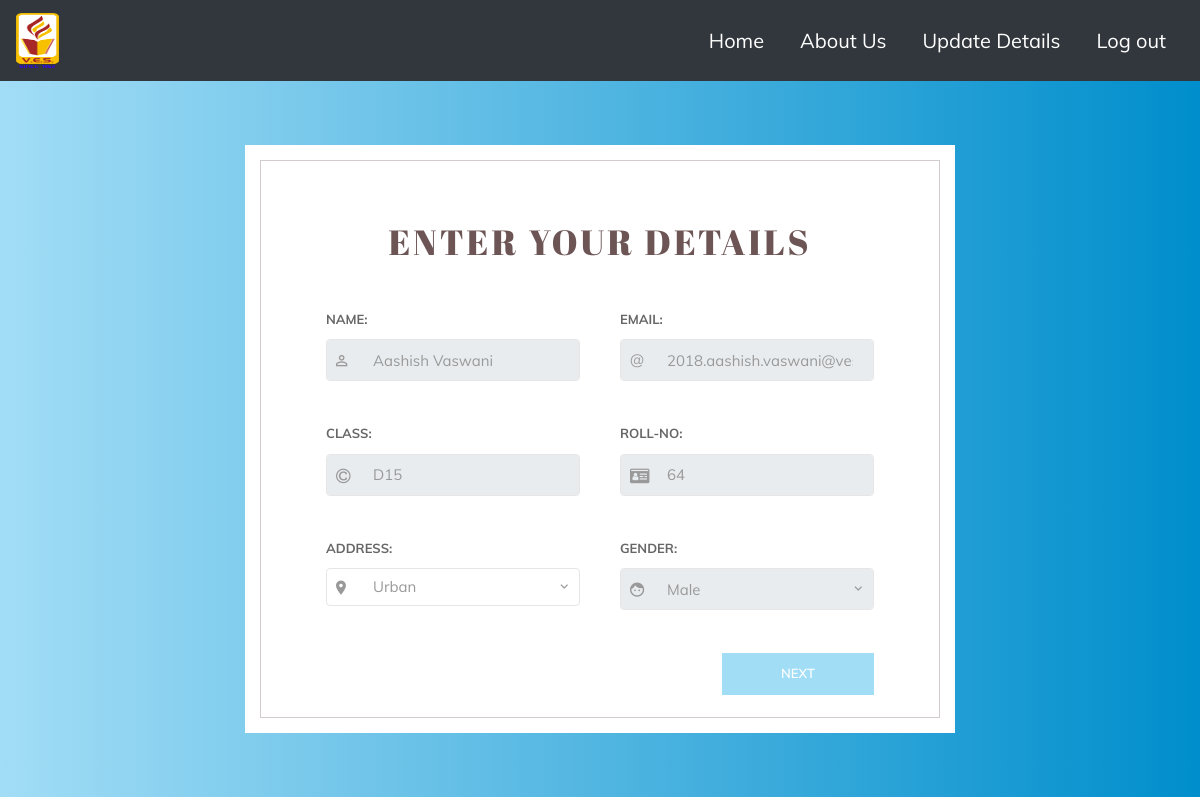
The page /personal.php (signed in) on the database as committed earlier.
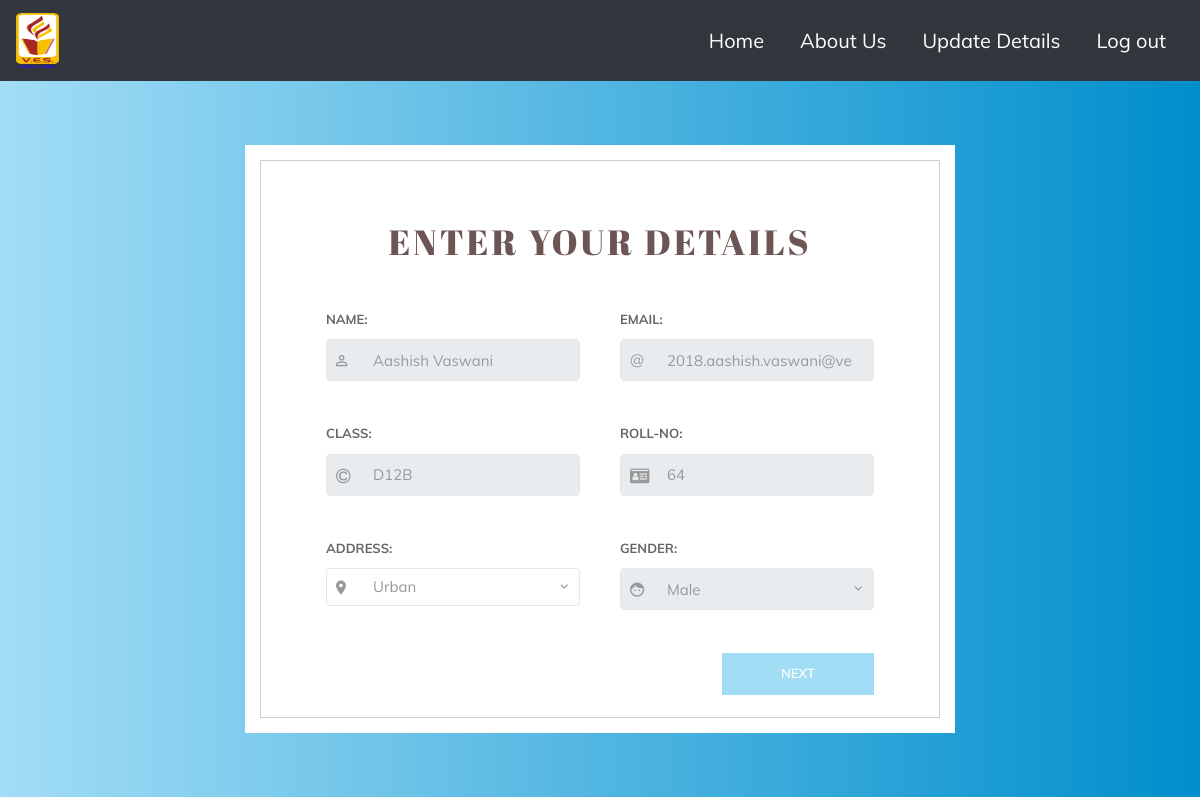
The same page on the database as committed later.
### tables this page shows
CREATE TABLE `student` (
  `Student_Id` int NOT NULL,
  `Name` varchar(30) NOT NULL,
  `Email` varchar(50) NOT NULL,
  `Password` varchar(30) NOT NULL,
  `Class` varchar(5) NOT NULL,
  `Roll_No` int NOT NULL,
  `Gender` varchar(10) NOT NULL,
  `Locality` varchar(10) DEFAULT NULL,
  `Family_Size` varchar(10) DEFAULT NULL,
  `Pstatus` varchar(10) DEFAULT NULL,
  `Medu` int DEFAULT NULL,
  `Fedu` int DEFAULT NULL,
  `Mjob` varchar(10) DEFAULT NULL,
  `Fjob` varchar(10) DEFAULT NULL,
  `Reason` varchar(10) DEFAULT NULL,
  `Guardian` varchar(10) DEFAULT NULL,
  `Traveltime` int DEFAULT NULL,
  `Studytime` int DEFAULT NULL,
  `Failures` int DEFAULT NULL,
  `Extrasup` varchar(5) DEFAULT NULL,
  `Famsup` varchar(5) DEFAULT NULL,
  `Activities` varchar(5) DEFAULT NULL,
  `Internet` varchar(5) DEFAULT NULL,
  `Relationship` varchar(5) DEFAULT NULL,
  `Famrel` int DEFAULT NULL,
  `Freetime` int DEFAULT NULL,
  `Higher` varchar(5) DEFAULT NULL,
  `Goout` int DEFAULT NULL,
  `Dalc` int DEFAULT NULL,
  `Walc` int DEFAULT NULL,
  `Health` int DEFAULT NULL,
  `Absences` int DEFAULT NULL
);

### personal.php (the view, shortened to what this page needs)
<?php
	$stud_id=$_SESSION['stud_id'];
	include 'dbconnect.php';
	$sql1 = "SELECT Name,Email,Class,Roll_No,Gender FROM student where Student_Id=$stud_id;";
	$result1=  mysqli_query($con, $sql1);
	$row1 = mysqli_fetch_array($result1);
?>
<!DOCTYPE html>
<html>
	<head>
		<link rel="stylesheet" type="text/css" href="vendor/bootstrap/css/bootstrap.min.css">
        <link rel="stylesheet" type="text/css" href="fonts/font-awesome-4.7.0/css/font-awesome.min.css">
        <link rel="stylesheet" type="text/css" href="vendor/animate/animate.css">
        <link rel="stylesheet" type="text/css" href="vendor/select2/select2.min.css">
        <link rel="stylesheet" type="text/css" href="vendor/perfect-scrollbar/perfect-scrollbar.css">
        <link rel="stylesheet" type="text/css" href="css/util.css">
        <link rel="stylesheet" type="text/css" href="css/main.css">
		<link rel="stylesheet" href="fonts/material-design-iconic-font/css/material-design-iconic-font.min.css">
		<link rel="stylesheet" href="css/style.css">
		<link rel="stylesheet" href="https://maxcdn.bootstrapcdn.com/font-awesome/4.7.0/css/font-awesome.min.css">
	</head>
	<body>
	<?php
		include "studentnav.php"
	?>
		<div class="wrapper" style="background-image: linear-gradient(to right, #A2DDF6 , #008ECC);">
			<div class="inner">
				<form action="personal.php" method="POST">
					<h3>Enter Your Details</h3>
					<div class="form-group">
						<div class="form-wrapper">
							<label for="">Name:</label>
							<div class="form-holder">
								<i class="zmdi zmdi-account-o"></i>
								<input type="text" class="form-control" id="name" value="<?php echo $row1['Name']; ?>" disabled>
							</div>
						</div>
						<div class="form-wrapper">
							<label for="">Email:</label>
							<div class="form-holder">
								<i style="font-style: normal; font-size: 15px;">@</i>
								<input type="email" class="form-control" id="email" value="<?php echo $row1["Email"]; ?>" disabled>
							</div>
						</div>
					</div>
					<div class="form-group">
							<div class="form-wrapper">
								<label for="">Class:</label>
									<div class="form-holder">
							    	<i class="fa fa-copyright" aria-hidden="true"></i>
								<input type="text" class="form-control" id="class" value="<?php echo $row1["Class"]; ?>" disabled>
							</div>
						</div>
						<div class="form-wrapper">
							<label for="">Roll-No:</label>
							<div class="form-holder">
							    <i class="fa fa-id-card" aria-hidden="true"></i>
								<input type="number" class="form-control" id="roll-no" value="<?php echo $row1["Roll_No"]; ?>" disabled>
							</div>
						</div>
					</div>
					<div class="form-group">
						<div class="form-wrapper">
							<label for="">Address:</label>
							<div class="form-holder select">
								<select name="address" id="address" class="form-control" required>
									<option value="urban">Urban</option>
								</select>
								<i class="zmdi zmdi-pin"></i>
							</div>
						</div>
						<div class="form-wrapper">
							<label for="">Gender:</label>
							<div class="form-holder select">
								<input type="text" class="form-control" id="gender" value="Male" value="<?php echo $row1["Gender"]; ?>" disabled>
								<i class="zmdi zmdi-face"></i>
							</div>
						</div>
					</div>
					<div class="form-end">
						<div class="button-holder">
							<button name="next">Next</button>
						</div>
					</div>
				</form>
			</div>
		</div>
	</body>
</html>

Rows that differ between the two databases and show on the page:
changed student "Aashish Vaswani": Class "D15" → "D12B"; Gender "Male" → (not shown)
Other text that changed with them:
form field value: (not shown) → "Male"
